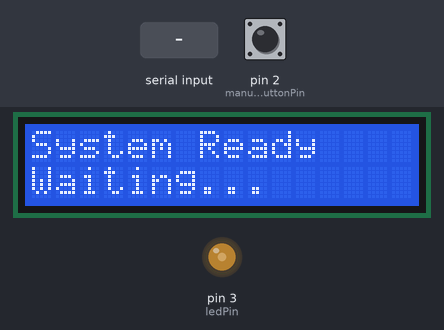
Bench run of a sketch on a simulated Arduino Nano, built with avr-gcc and run on an emulated ATmega328P. Shown: 16×2 character LCD, output pins drawn as LEDs (lit = HIGH). The test bench sets the inputs (shaded band); at power-on: pin 2 (manualButtonPin) HIGH. What the sketch prints to the serial monitor is not drawn.

Above: at 1.3 s.
1.4 s: pin 2 (manualButtonPin) pulled LOW for 0.15 s
At 2.7 s:
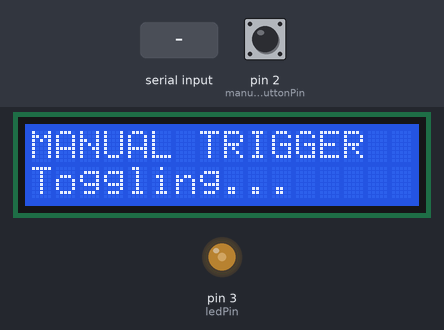
3.1 s: "start\n" received over Serial
At 4.3 s:
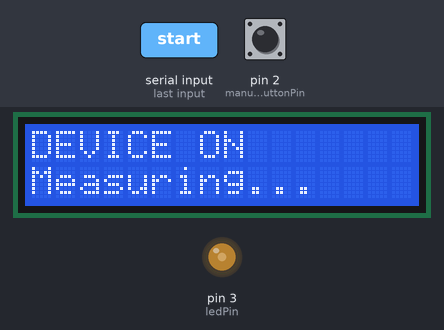
4.8 s: "done\n" received over Serial
At 5.5 s:
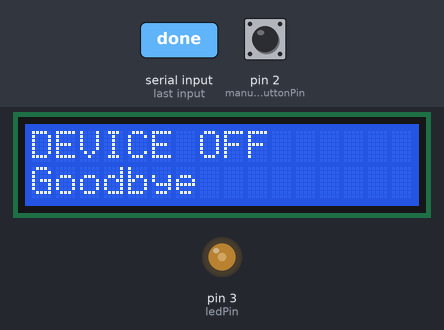
6.5 s: "RESULT:\n" received over Serial
At 7.6 s:
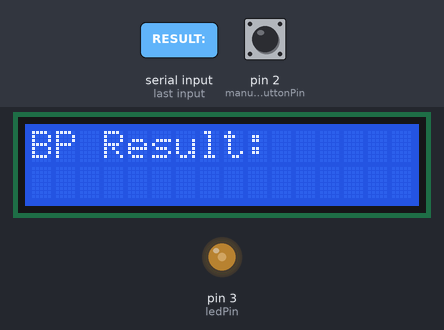
8.0 s: "STATUS:\n" received over Serial
At 8.7 s:
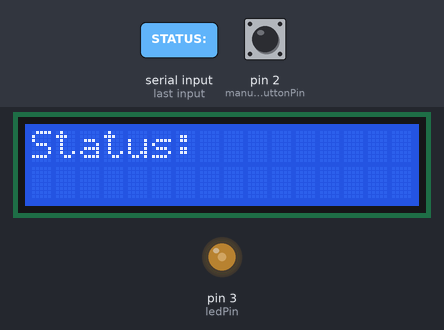
9.5 s: "LIVE:\n" received over Serial
At 10.2 s:
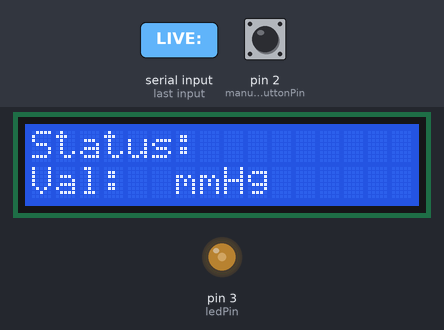
Timing chart, 0 to 12.0 s (numbered marks = the images above; inputs shaded):
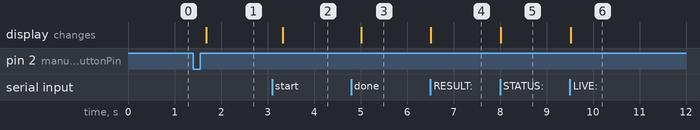

Measured:
- after the input at 1.4 s, the display: changes after 0.28 s (image 1)
- after the input at 3.1 s, the display: changes after 0.22 s (image 2)
- after the input at 4.8 s, the display: changes after 0.22 s (image 3)
- after the input at 6.5 s, the display: changes at once (image 4)
- after the input at 8.0 s, the display: changes at once (image 5)
- after the input at 9.5 s, the display: changes at once (image 6)

The sketch:

bp_test.ino
```cpp
#include <Wire.h>
#include <LiquidCrystal_I2C.h>

/*
 * BP Sensor Test (Arduino Nano)
 * =============================
 * Functionality:
 * 1. Control BP Monitor Power/Start via Serial ('start' / 'done')
 * 2. Control BP Monitor via Physical Button (Pin 2)
 * 3. Display status on I2C LCD
 */

// LCD (change address if needed, usually 0x27 or 0x3F)
LiquidCrystal_I2C lcd(0x27, 16, 2);

// Pins
const int bpControlPin = 4;      // Connected to BP Monitor's button traces
const int ledPin = 3;            // Status LED
const int manualButtonPin = 2;   // Physical test button (Input Pullup)

// Variables
String command = "";
int ledBrightness = 100;

void setup() {
  // Serial
  Serial.begin(115200);
  Serial.println("==================================");
  Serial.println("BP SENSOR TEST - ARDUINO NANO");
  Serial.println("Type 'start' to turn device ON");
  Serial.println("Type 'done' to turn device OFF");
  Serial.println("Or press Manual Button (Pin 2)");
  Serial.println("==================================");

  // Pins
  pinMode(bpControlPin, INPUT);   // Start High Impedance (Floating)
  pinMode(ledPin, OUTPUT);
  pinMode(manualButtonPin, INPUT_PULLUP); // Active LOW

  // LED ON
  analogWrite(ledPin, ledBrightness);

  // LCD init
  lcd.init();
  lcd.backlight();
  lcd.clear();
  lcd.setCursor(0, 0);
  lcd.print("System Ready");
  lcd.setCursor(0, 1);
  lcd.print("Waiting...");
}

void loop() {
  // 1. Check Serial Commands
  if (Serial.available() > 0) {
    command = Serial.readStringUntil('\n');
    command.trim();

    if (command.equalsIgnoreCase("start")) {
      Serial.println("RX: 'start' -> Toggling BP...");
      simulateButtonTap();
      showStatus("DEVICE ON", "Measuring...");
    }
    else if (command.equalsIgnoreCase("done")) {
      Serial.println("RX: 'done' -> Toggling BP...");
      simulateButtonTap();
      showStatus("DEVICE OFF", "Goodbye");
    }
    // Display Helpers
    else if (command.startsWith("RESULT:")) {
      String res = command.substring(7);
      showStatus("BP Result:", res.c_str());
    }
    else if (command.startsWith("STATUS:")) {
       String stat = command.substring(7);
       showStatus("Status:", stat.c_str());
    }
    else if (command.startsWith("LIVE:")) {
       String val = command.substring(5);
       lcd.setCursor(0, 1);
       lcd.print("Val:            ");
       lcd.setCursor(5, 1);
       lcd.print(val + " mmHg");
    }
  }

  // 2. Check Manual Button
  if (digitalRead(manualButtonPin) == LOW) {
    delay(50); // Simple Debounce
    if (digitalRead(manualButtonPin) == LOW) {
      Serial.println("🔘 Manual Button Pressed -> Toggling BP...");
      simulateButtonTap();
      showStatus("MANUAL TRIGGER", "Toggling...");

      // Wait for release to prevent repeated triggers
      while(digitalRead(manualButtonPin) == LOW);
      delay(200);
    }
  }
}

// Function to simulate pressing the BP monitor's physical button
// by temporarily grounding the pin connected to the switch traces.
void simulateButtonTap() {
  pinMode(bpControlPin, OUTPUT);
  digitalWrite(bpControlPin, LOW);   // Press (Ground potential)
  delay(100);                        // Hold for 100ms

  pinMode(bpControlPin, INPUT);      // Release (High Impedance)
  delay(100);
}

void showStatus(const char* line1, const char* line2) {
  lcd.clear();
  lcd.setCursor(0, 0);
  lcd.print(line1);
  lcd.setCursor(0, 1);
  lcd.print(line2);
}
```
